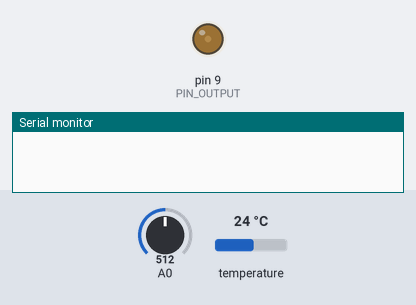
Simulated run of this sketch. Board: Arduino Uno, built with avr-gcc and run on an emulated ATmega328P. On the bench: output pins drawn as LEDs (lit = HIGH), the last lines printed to the serial monitor. Inputs (shaded band) come from the test bench; at power-on: temperature 24 °C, A0 = 512.

Above: at 0.19 s.
At 1.2 s:
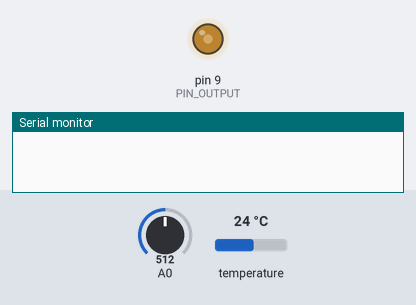
1.3 s: temperature set to 12 °C
At 3.5 s:
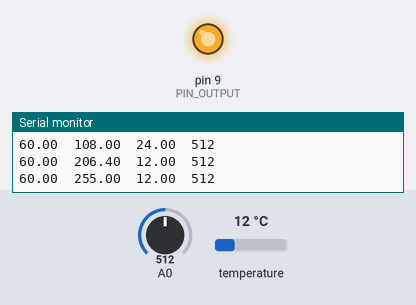
Timing chart, 0 to 5.0 s (numbered marks = the images above; inputs shaded):
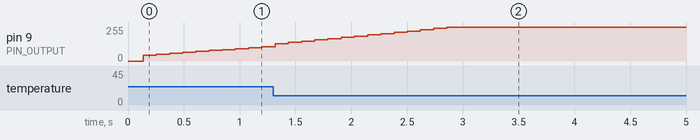

The sketch:

calibrage_thermistance.ino
```cpp
#include <OneWire.h>
#include <DallasTemperature.h>

//28FF6C4C6D140489
/********************************************************
 * PID Basic Example
 * Reading analog input 0 to control analog PWM output 3
 ********************************************************/

#include <PID_v1.h>

#define PIN_INPUT 0
#define PIN_OUTPUT 9

// Data wire is conntec to the Arduino digital pin 4
#define ONE_WIRE_BUS 2
#define TEMPERATURE_PRECISION 9


//Define Variables we'll be connecting to
double Setpoint, Input, Output;

//Specify the links and initial tuning parameters
double Kp=1, Ki=2, Kd=0;
PID myPID(&Input, &Output, &Setpoint, Kp, Ki, Kd, DIRECT);


// Setup a oneWire instance to communicate with any OneWire devices
OneWire oneWire(ONE_WIRE_BUS);

// Pass our oneWire reference to Dallas Temperature sensor
DallasTemperature sensors(&oneWire);

// arrays to hold device addresses
DeviceAddress insideThermometer = { 0x28, 0xFF, 0x6C, 0x4C, 0x6D, 0x14, 0x04, 0x89 };
// Assign address manually. The addresses below will need to be changed
// to valid device addresses on your bus. Device address can be retrieved
// by using either oneWire.search(deviceAddress) or individually via
// sensors.getAddress(deviceAddress, index)
// DeviceAddress insideThermometer = { 0x28, 0x1D, 0x39, 0x31, 0x2, 0x0, 0x0, 0xF0 };
// DeviceAddress outsideThermometer   = { 0x28, 0x3F, 0x1C, 0x31, 0x2, 0x0, 0x0, 0x2 };


int compt =0;


void setup() {

    // set the resolution to 9 bit per device
  sensors.setResolution(insideThermometer, TEMPERATURE_PRECISION);
  // Start serial communication for debugging purposes
  Serial.begin(9600);
  // Start up the library
  sensors.begin();
  //initialize the variables we're linked to
  Input =  sensors.getTempCByIndex(0);
  Setpoint = 60;

  //turn the PID on
  myPID.SetMode(AUTOMATIC);


}

void loop() {
  // Call sensors.requestTemperatures() to issue a global temperature and Requests to all devices on the bus
  sensors.requestTemperatures();

  Input = sensors.getTempC(insideThermometer);
 // Input = analogRead(PIN_INPUT);
  myPID.Compute();
  analogWrite(PIN_OUTPUT, Output);
  // read the input on analog pin 0:
  int sensorValue = analogRead(A0);


  delay(10);
  compt++;
  if (compt == 10){
      // print out the value you read:
   Serial.print(Setpoint);
  Serial.print("  ");

  Serial.print(Output);
  Serial.print("  ");

  Serial.print(Input);
  Serial.print("  ");
  Serial.println(sensorValue);
  compt = 1;
    }

}
```
